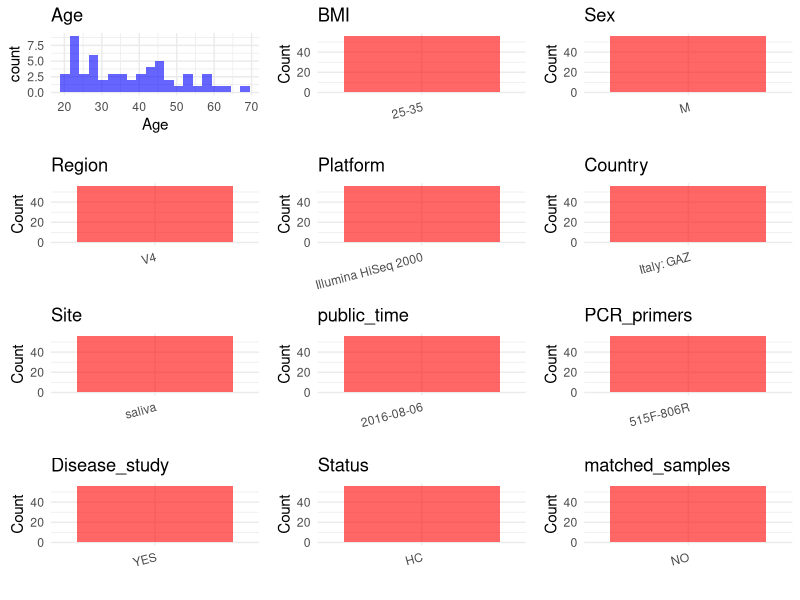

This chart was generated by the following R code: (Note: this script raises an error after producing the figure.)
## ---- chunk 1
# Load necessary libraries
library(dplyr)
library(ggplot2)
library(cowplot)

# Set working directory (update this path to your local directory)
setwd("D:/oral_project/PRJEB15057")

# Read the initial metadata files
initial_meta<-read.csv("SraRunTable.csv",header = T)

# Combine the two metadata files
#meta <- rbind(initial_meta, initial_meta1)

#Remove entries non-oral samples
#initial_meta <- subset(initial_meta,isolate %in% c("saliva","tongue coat"))

# Check the number of samples containing "HT" in Sample.Name (e.g., healthy controls)
#nrow(subset(meta, grepl("HT", Sample.Name)))

# Display the first few rows of the metadata
head(initial_meta)
## ---- chunk 2
# Create a uniform metadata dataframe
metadata <- data.frame(
  BioProject = initial_meta$BioProject,
  Run = initial_meta$Run,
  sample_name = initial_meta$Library.Name,
  Age = initial_meta$AGE,
  BMI = "25-35",
  Sex=initial_meta$sex,
  Region = initial_meta$target_subfragment..exp.,
  Platform = initial_meta$Instrument,
  Country = initial_meta$COUNTRY,
  Site = initial_meta$env_material,
  public_time = "2016-08-06",
  stringsAsFactors = FALSE
)
## ---- chunk 3
metadata <- metadata %>%
  mutate(Sex = recode(Sex, "female" = "F", "male" = "M"))
## ---- chunk 4
# Add information obtained from the publication
metadata$PCR_primers <- "515F-806R"
metadata$title <- "Whole-grain wheat consumption reduces inflammation in a randomized controlled trial on overweight and obese subjects with unhealthy dietary and lifestyle behaviors: role of polyphenols bound to cereal dietary fiber"
metadata$Disease_study <- "YES"
# Assign disease status based on sample_name patterns
metadata$Status <- "HC"

#get subjects id with Saliva available
keep_subjects<-subset(metadata,Site %in% "saliva")
#remove subjects without Saliva samples
metadata<-subset(metadata,sample_name %in% keep_subjects$sample_name)
#get subjects sampling counts
sample_counts <- table(metadata$sample_name)
# Create matched_samples column, any subjects have >=2 samples will be label "YES", otherwise "NO"
metadata$matched_samples <- ifelse(metadata$sample_name %in% names(sample_counts[sample_counts >= 2]), "YES", "NO")
## ---- chunk 5
# Check the number of unique runs and sample names
print(paste("Number of unique runs:", length(unique(metadata$Run))))
print(paste("Number of unique sample names:", length(unique(metadata$sample_name))))
## ---- chunk 6
# Select columns for visualization
plot_data <- metadata %>%
  select(-BioProject, -Run, -sample_name, -title)

# Function to create simple plots for each column
create_simple_plots <- function(data) {
  plots <- list()
  
  for (col in colnames(data)) {
    # Check if the column is all NA
    if (all(is.na(data[[col]]))) {
      # Create an empty plot with text indicating all NA
      p <- ggplot() +
        annotate("text", x = 0.5, y = 0.5, label = "this column is NA", size = 6) +
        labs(title = col) +
        theme_void()
    } else if (is.numeric(data[[col]])) {
      # Numeric variable: histogram
      p <- ggplot(data, aes(x = .data[[col]])) +
        geom_histogram(fill = "blue", alpha = 0.6, bins = 20, na.rm = TRUE) +
        labs(title = col) +
        theme_minimal()
    } else {
      # Categorical variable: bar plot (remove NA values)
      count_data <- as.data.frame(table(data[[col]], useNA = "ifany"))
      p <- ggplot(count_data, aes(x = reorder(Var1, -Freq), y = Freq)) +
        geom_col(fill = "red", alpha = 0.6) +
        labs(title = col, x = NULL, y = "Count") +
        theme_minimal() +
        theme(axis.text.x = element_text(angle = 15, hjust = 1))
    }
    plots[[col]] <- p
  }
  
  return(plots)
}

# Generate and arrange plots
plots <- create_simple_plots(plot_data)
p<-plot_grid(plots$Age, 
          plots$BMI, 
          plots$Sex, 
          plots$Region, 
          plots$Platform, 
          plots$Country, 
          plots$Site,
          plots$public_time, 
          plots$PCR_primers,
          plots$Disease_study,
          plots$Status,
          plots$matched_samples,# add 
          ncol = 3, align = "hv", axis = "lb")
ggsave("Metadata_Summary.png", plot = p, width = 8, height = 6, dpi = 150)
## ---- chunk 7
knitr::include_graphics("Metadata_Summary.png")
## ---- chunk 8
# Reorder columns to match the desired format
metadata <- metadata[, c(
  "BioProject", "Run", "sample_name", "Age", "BMI", "Sex", 
  "Region", "Platform", "Country", "Site", "public_time", 
  "PCR_primers", "title", "Disease_study", "Status","matched_samples"
)]

# Export the uniform metadata to a CSV file
write.csv(metadata, file = "metadata.csv", quote = FALSE)
head(metadata)
